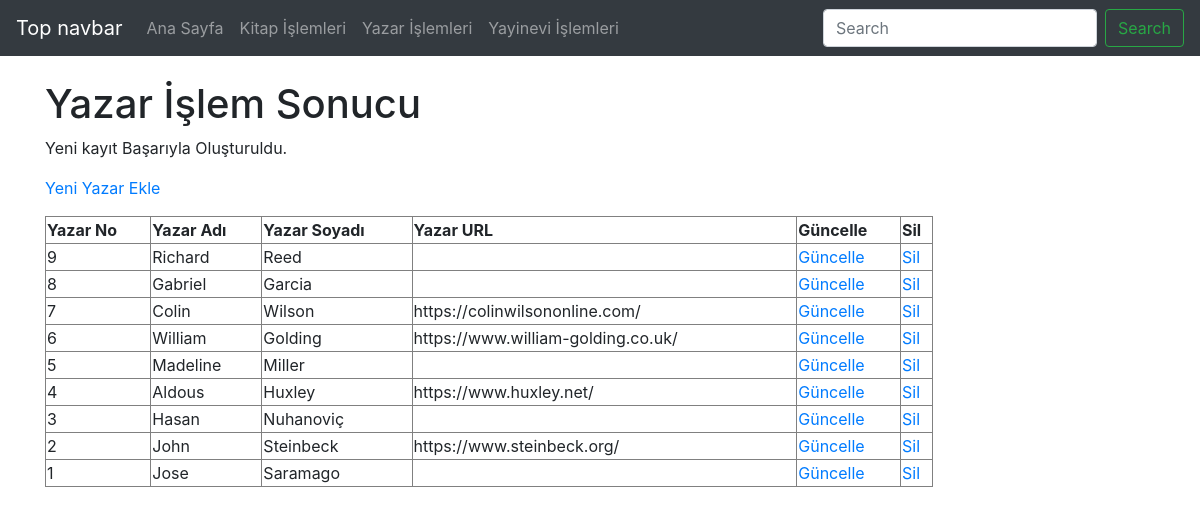
Page /yazar_eklendi.php on the committed database.
### tables this page shows
CREATE TABLE `yazar` (
  `yazarKayitNo` smallint(6) NOT NULL COMMENT 'Yazar tablosunun anahtar alanı',
  `yazarKayitTarih` timestamp NOT NULL DEFAULT current_timestamp() COMMENT 'Yazar kayıt tarihi',
  `yazarAdi` varchar(20) NOT NULL COMMENT 'Yazar tam adı',
  `yazarSoyadi` varchar(20) NOT NULL COMMENT 'Yazar tam soyadı',
  `yazarURL` varchar(50) DEFAULT NULL COMMENT 'Yazar ek bilgi adresi'
);

### yazar_eklendi.php (the view, shortened to what this page needs)
<?php
    require_once("baglanti.php");
    $yazarAdi = mysqli_real_escape_string($baglanti, $_POST['yazarAdi']);
    $yazarSoyadi = mysqli_real_escape_string($baglanti, $_POST['yazarSoyadi']);
    $yazarURL = mysqli_real_escape_string($baglanti, $_POST['yazarURL']);
    $sorgu = "INSERT INTO yazar (yazarAdi, yazarSoyadi, yazarURL)
            VALUES ('$yazarAdi', '$yazarSoyadi', '$yazarURL')";
    if (mysqli_query($baglanti, $sorgu)) {
        $islemSonuc = "Yeni kayıt Başarıyla Oluşturuldu.";
    } else {
        $islemSonuc = "Hata: " . $sorgu . "<br>" . mysqli_error($baglanti);
    }
    $sorgu = mysqli_query($baglanti, "SELECT * FROM yazar ORDER BY yazarKayitNo DESC");
?>
<!DOCTYPE html>
<html lang="tr"><head><meta http-equiv="Content-Type" content="text/html; charset=UTF-8">
<link href="bootstrap.min.css" rel="stylesheet">
    <link href="./katalog_files/navbar-top.css" rel="stylesheet">
  </head>
  <body>
    <nav class="navbar navbar-expand-md navbar-dark bg-dark mb-4">
  <a class="navbar-brand" href="https://getbootstrap.com/docs/4.4/examples/navbar-static/#">Top navbar</a>
  <div class="collapse navbar-collapse" id="navbarCollapse">
    <ul class="navbar-nav mr-auto">
      <li class="nav-item">
        <a class="nav-link" href="index.php">Ana Sayfa </a>
      </li>
      <li class="nav-item">
        <a class="nav-link" href="kitap.php">Kitap İşlemleri</a>
      </li>
      <li class="nav-item">
        <a class="nav-link" href="yazar.php">Yazar İşlemleri</a>
      </li>
      <li class="nav-item">
        <a class="nav-link" href="yayinevi.php">Yayinevi İşlemleri</a>
      </li>
    </ul>
    <form class="form-inline mt-2 mt-md-0">
      <input class="form-control mr-sm-2" type="text" placeholder="Search" aria-label="Search">
      <button class="btn btn-outline-success my-2 my-sm-0" type="submit">Search</button>
    </form>
  </div>
</nav>
<main role="main" class="container">
<h1>Yazar İşlem Sonucu</h1>
<p><?php echo $islemSonuc; ?></p>
<p><a href="yazar_ekle.php">Yeni Yazar Ekle</a></p>
<?php
echo("<table border=1 width=80%>");
    echo("<tr>");
    echo("<td><b>Yazar No</b></td>");
    echo("<td><b>Yazar Adı</b></td>");
    echo("<td><b>Yazar Soyadı</b></td>");
    echo("<td><b>Yazar URL</b></td>");
    echo("<td><b>Güncelle</b></td>");
    echo("<td><b>Sil</b></td>");
    echo("</tr>");
while($satir = mysqli_fetch_assoc($sorgu)){
    echo("<tr>");
    echo("<td>".$satir["yazarKayitNo"]."</td>");
    echo("<td>".$satir["yazarAdi"]."</td>");
    echo("<td>".$satir["yazarSoyadi"]."</td>");
    echo("<td>".$satir["yazarURL"]."</td>");
    echo("<td><a href='yazar_guncellenecek.php?yazarKayitNo=".$satir["yazarKayitNo"]."'>Güncelle</a></td>");
    echo("<td><a href='yazar_sil.php?yazarKayitNo=".$satir["yazarKayitNo"]."'>Sil</a></td>");
    echo("</tr>");
            }
echo("</table>");
?>
</main>
</body></html>

### navbar-top.css (style rules this page uses)
body { min-height: 75rem; }

### rows in the picture
yazar: yazarKayitNo "9", yazarAdi "Richard", yazarSoyadi "Reed"
yazar: yazarKayitNo "8", yazarAdi "Gabriel", yazarSoyadi "Garcia"
yazar: yazarKayitNo "7", yazarAdi "Colin", yazarSoyadi "Wilson", yazarURL "https://colinwilsononline.com/"
yazar: yazarKayitNo "6", yazarAdi "William", yazarSoyadi "Golding", yazarURL "https://www.william-golding.co.uk/"
yazar: yazarKayitNo "5", yazarAdi "Madeline", yazarSoyadi "Miller"
yazar: yazarKayitNo "4", yazarAdi "Aldous", yazarSoyadi "Huxley", yazarURL "https://www.huxley.net/"
yazar: yazarKayitNo "3", yazarAdi "Hasan", yazarSoyadi "Nuhanoviç"
yazar: yazarKayitNo "2", yazarAdi "John", yazarSoyadi "Steinbeck", yazarURL "https://www.steinbeck.org/"
yazar: yazarKayitNo "1", yazarAdi "Jose", yazarSoyadi "Saramago"

### other values in the picture
$islemSonuc "Yeni kayıt Başarıyla Oluşturuldu."
